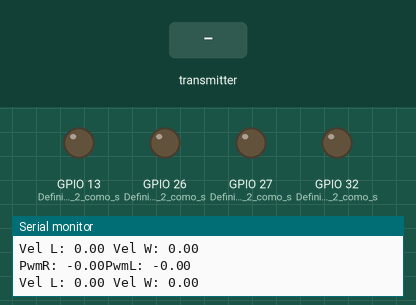
Simulated run of this sketch. Board: ESP32. Shown: output pins drawn as LEDs (lit = HIGH), the last lines printed to the serial monitor. Inputs (shaded band) come from the test bench.

Above: at 1.2 s.
1.3 s: the transmitter starts sending velL = 25
At 2.2 s:
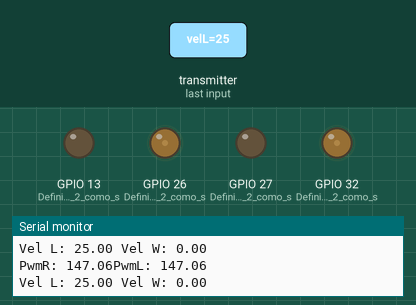
3.0 s: the transmitter starts sending velW = 25
At 3.4 s:
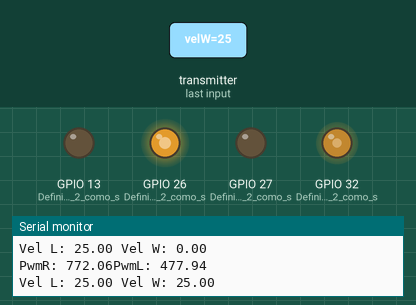
4.5 s: the transmitter starts sending velL = 50
At 5.7 s:
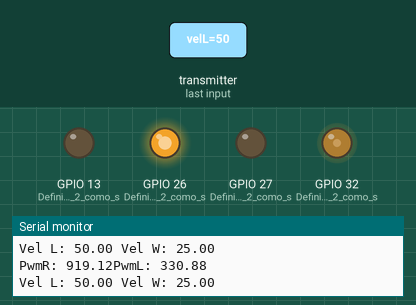
6.0 s: the transmitter starts sending velW = 0
At 7.0 s:
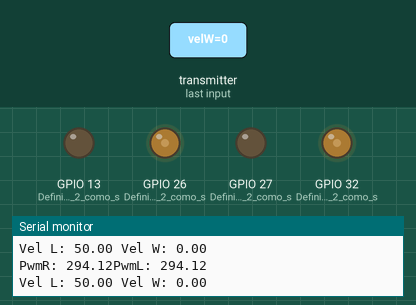
7.5 s: the transmitter starts sending velL = 100
At 8.2 s:
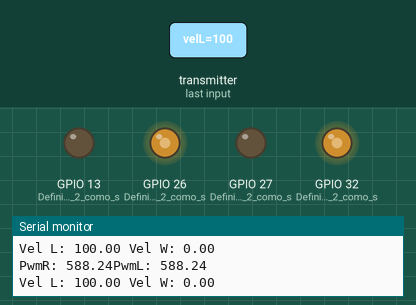
9.0 s: the transmitter starts sending velW = 50
At 9.4 s:
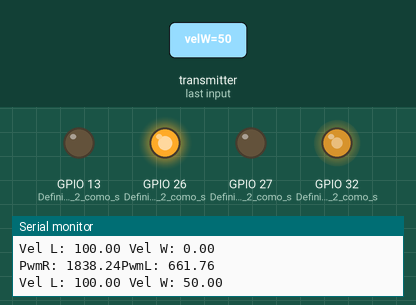
Timing chart, 0 to 11.5 s (numbered marks = the images above; inputs shaded):
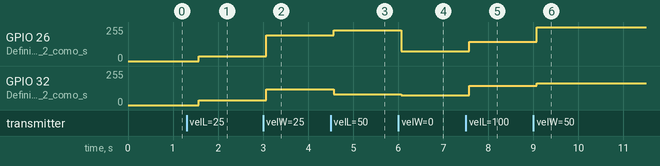

The sketch:

EscravoEspNow.ino
```cpp
/******************************************************************************
         Comunicação Unidirecional com mestre enviando para dois escravos
                              Sketch Escravo 1
                   Criado em 27 de Fevereiro de 2023
                por Michel Galvão (https://micsg.com.br)

  Eletrogate - Loja de Arduino \\ Robótica \\ Automação \\ Apostilas \\ Kits
                            https://www.eletrogate.com/
******************************************************************************/

// Inclusão de bibliotecas
#include <esp_now.h>            // Biblioteca para utilizar o protocolo de comunicação ESP-NOW
#include <WiFi.h>               // Biblioteca para conectar em redes Wi-Fi


// Variaveis do modelo cinematico
#define R 0.17 //raio da roda em cm
#define L 4.25 // centro do eixo em cm

//prototipo das funcoes
float cinematicaInversaMotorR(float v, float w);
float cinematicaInversaMotorL(float v, float w);
void moveRobo();


// Estrutura de dados para troca de informações
struct DataStruct {
  float velL;
  float velW;
};


// Variável para armazenar os dados recebidos
DataStruct dataStruct;


// Função que é chamada quando dados são recebidos via ESP-NOW
void OnDataRecv(const uint8_t *mac, const uint8_t *incomingData, int len) {
  memcpy(&dataStruct, incomingData, sizeof(dataStruct));  // Copia os dados recebidos para a estrutura de dados
  // temporizadorUltimaRecepcao = millis();                 // Atualiza a variável de tempo da última recepção
  /*
  // Liga o LED verde e desliga o LED vermelho
  digitalWrite(pinledVerde, HIGH);
  digitalWrite(pinledVermelho, LOW);
  */
  // Atualiza o display de LCD com informações sobre os dados recebidos
  // Serial.print("Obtido ");
  // Serial.print(len);
  // Serial.print(" Bytes ");
  // Serial.print("value: ");

  // // Se o valor inteiro for menor que 10, adicionar um zero na frente
  // if (dataStruct.velL < 10) {
  //   Serial.print("0");
  // }

  // Imprimir o valor inteiro na tela
  // Serial.print(dataStruct.velL);

  // Limpar a tela para garantir que não haja caracteres antigos
  // Serial.print("       ");
}

void setup() {

  Serial.begin(9600);

  pinMode(27, OUTPUT);//Definimos o pino 2 como saída.
  pinMode(26, OUTPUT);//Definimos o pino 2 como saída.
  pinMode(13, OUTPUT);//Definimos o pino 2 como saída.
  pinMode(32, OUTPUT);//Definimos o pino 2 como saída.

  ledcAttachPin(27, 1);//Atribuimos o pino 2 ao canal 0.
  ledcAttachPin(26, 0);//Atribuimos o pino 2 ao canal 1.
  ledcAttachPin(13, 3);//Atribuimos o pino 2 ao canal 2.
  ledcAttachPin(32, 2);//Atribuimos o pino 2 ao canal 3.

  ledcSetup(0, 1000, 10);//Atribuimos ao canal 0 a frequencia de 1000Hz com resolucao de 10bits.
  ledcSetup(1, 1000, 10);//Atribuimos ao canal 0 a frequencia de 1000Hz com resolucao de 10bits.
  ledcSetup(2, 1000, 10);//Atribuimos ao canal 0 a frequencia de 1000Hz com resolucao de 10bits.
  ledcSetup(3, 1000, 10);//Atribuimos ao canal 0 a frequencia de 1000Hz com resolucao de 10bits.

  // Mensagem de inicialização no display de LCD
  // lcd.setCursor(0, 0);
  Serial.print("   Comunicacao  ");
  // lcd.setCursor(0, 1);
  Serial.print("     ESPNOW     ");
  // delay(1200);
  // lcd.clear();

  // Mensagem do modo de configuração mestre/escravo no display de LCD
  // lcd.setCursor(0, 0);
  Serial.print("Mestre /");
  // lcd.setCursor(0, 1);
  Serial.print("2 escravos");
  // delay(1000);
  // lcd.clear();

  // Mensagem informando que este dispositivo é escravo
  // lcd.setCursor(0, 0);
  Serial.print("Este dispositivo");
  // lcd.setCursor(0, 1);
  Serial.print("eh Escravo 1");
  // delay(1000);
  // lcd.clear();

  // Desconecta de alguma conexão WiFi anterior e define o modo estação (STA)
  WiFi.disconnect();
  WiFi.mode(WIFI_STA);

  // Inicia a biblioteca ESP-NOW e, caso ocorra algum erro, reinicia o dispositivo
  if (esp_now_init() != ESP_OK) {
    // lcd.setCursor(0, 0);
    Serial.print("Inicializacao   ");
    // lcd.setCursor(0, 1);
    Serial.print("ESP-NOW com Erro");
    // digitalWrite(pinledVermelho, HIGH);
    delay(2000);
    ESP.restart();
  }

  // Registra a função OnDataRecv como a função a ser chamada quando receber dados via ESP-NOW
  esp_now_register_recv_cb(OnDataRecv);

  // Define o tempo atual como o temporizador da última recepção de dados
  // temporizadorUltimaRecepcao = millis();
}

void loop() {  // Função loop() que executa repetidamente enquanto a placa estiver ligada


  // Verifica se o tempo desde a última recepção é maior que 2 segundos
  // if (millis() - temporizadorUltimaRecepcao > 2000) {
    // digitalWrite(pinledVermelho, HIGH);  // Liga o LED vermelho indicando que a recepção ultrapassou o tempo limite
    // digitalWrite(pinledVerde, LOW);      // Desliga o LED verde
    // lcd.clear();                         // Limpa o display de LCD
    // ledcWrite(0, cinematicaInversaMotorR(dataStruct.velL, dataStruct.velW)*7.1);//Escrevemos no canal 0, o duty cycle "i".
    // ledcWrite(1, 0);//Escrevemos no canal 0, o duty cycle "0".
    // ledcWrite(2, cinematicaInversaMotorL(dataStruct.velL, dataStruct.velW)*7.1);//Escrevemos no canal 0, o duty cycle "i".
    // ledcWrite(3, 0);//Escrevemos no canal 0, o duty cycle "0".

    moveRobo(dataStruct.velL, dataStruct.velW);

    // Mostra mensagem de tempo limite ultrapassado no display de LCD
    // lcd.setCursor(0, 0);
    // Serial.print(" quad: ");
    // Serial.println(dataStruct.quad);

    Serial.print("Vel L: ");
    Serial.print(dataStruct.velL);
    Serial.print(" Vel W: ");
    Serial.println(dataStruct.velW);

    // lcd.setCursor(0, 1);
    // Serial.print("recepcao ultrap.");
    delay(500);  // Aguarda 1 segundo antes de continuar a execução
  // }


}

void moveRobo(float v, float w){

  if(v>0){

    Serial.print("PwmR: ");
    Serial.print(cinematicaInversaMotorR(v, w));
    Serial.print("PwmL: ");
    Serial.println(cinematicaInversaMotorL(v, w));

    ledcWrite(0, cinematicaInversaMotorR(v,w));//Escrevemos no canal 0, o duty cycle "i".
    ledcWrite(1, 0);//Escrevemos no canal 0, o duty cycle "0".
    ledcWrite(2, cinematicaInversaMotorL(v, w));//Escrevemos no canal 0, o duty cycle "i".
    ledcWrite(3, 0);//Escrevemos no canal 0, o duty cycle "0".
  } else {
    Serial.print("PwmR: -");
    Serial.print(cinematicaInversaMotorR(v, w));
    Serial.print("PwmL: -");
    Serial.println(cinematicaInversaMotorL(v, w));

    ledcWrite(0, 0);//Escrevemos no canal 0, o duty cycle "i".
    ledcWrite(1, cinematicaInversaMotorR(v, w));//Escrevemos no canal 0, o duty cycle "0".
    ledcWrite(2, 0);//Escrevemos no canal 0, o duty cycle "i".
    ledcWrite(3, cinematicaInversaMotorL(v, w));//Escrevemos no canal 0, o duty cycle "0".
  }

}


float cinematicaInversaMotorR(float v, float w){
  /*if(v>30)
    v=30;
  return abs((v + w*L) / R);
  */
  float vr = abs((v + w*L) / R);

  if(abs(v)<10)
    return 0;
  return vr;

  // return min(vr,200.0f);*/
}

float cinematicaInversaMotorL(float v, float w){
  /*
  if(v>30)
    v=30;
  return abs((v - w*L) / R);

  */
  // wl = (v - w*l) / r
  float vl = abs((v - w*L) / R);

  if(abs(v)<10)
    return 0;

  return vl;
  // return min(vl,200.0f);*/

}
```

Measured:
- after the input at 1.3 s, GPIO 26 (Definimos_o_pino_2_como_s), GPIO 32 (Definimos_o_pino_2_como_s): 0/255 → 37/255 after 0.27 s
- after the input at 3.0 s, GPIO 26 (Definimos_o_pino_2_como_s): 37/255 → 192/255 after 0.07 s; GPIO 32 (Definimos_o_pino_2_como_s): 37/255 → 119/255 after 0.07 s
- after the input at 4.5 s, GPIO 26 (Definimos_o_pino_2_como_s): 192/255 → 229/255 after 0.07 s; GPIO 32 (Definimos_o_pino_2_como_s): 119/255 → 82/255 after 0.07 s
- after the input at 6.0 s, GPIO 26 (Definimos_o_pino_2_como_s): 229/255 → 73/255 after 0.07 s; GPIO 32 (Definimos_o_pino_2_como_s): 82/255 → 73/255 after 0.07 s
- after the input at 7.5 s, GPIO 26 (Definimos_o_pino_2_como_s), GPIO 32 (Definimos_o_pino_2_como_s): 73/255 → 146/255 after 0.07 s
- after the input at 9.0 s, GPIO 26 (Definimos_o_pino_2_como_s): 146/255 → 255/255 after 0.07 s; GPIO 32 (Definimos_o_pino_2_como_s): 146/255 → 165/255 after 0.07 s
